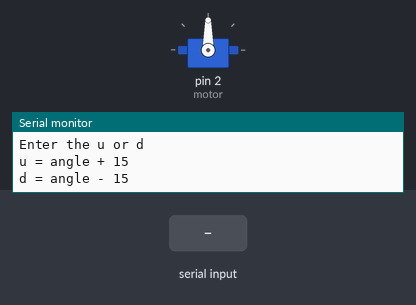
The sketch below on a simulated Arduino Uno, built with avr-gcc and run on an emulated ATmega328P. On the bench: servo, the last lines printed to the serial monitor. The test bench sets the inputs (shaded band).

Above: at 1.2 s.
1.3 s: "u" received over Serial
At 2.6 s:
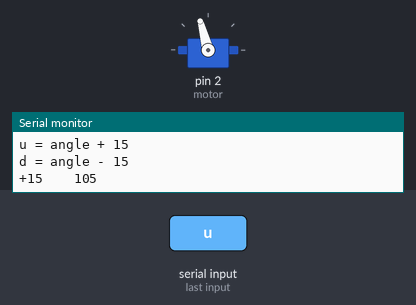
2.9 s: "u" received over Serial
At 3.9 s:
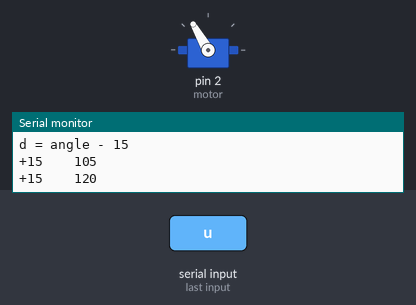
4.5 s: "d" received over Serial
At 5.1 s:
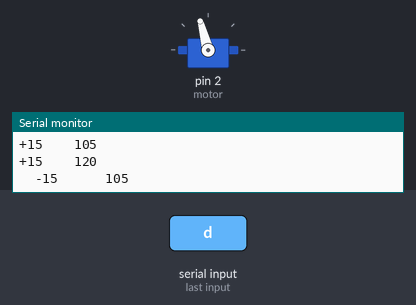
Timing chart, 0 to 7.5 s (numbered marks = the images above; inputs shaded):
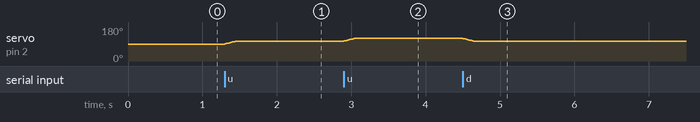

The sketch:

gundam_servo1.ino
```cpp
#include <Servo.h>

Servo servo;

int motor = 2; //32
int angle = 90;

void setup() {
  // put your setup code here, to run once:
  servo.attach(motor);
  Serial.begin(9600);

  Serial.println("Enter the u or d");
  Serial.println("u = angle + 15");
  Serial.println("d = angle - 15\n");

}

void loop() {
  // put your main code here, to run repeatedly:

  if(Serial.available())
  {
    char input = Serial.read();

    if(input == 'u')
    {
      Serial.print("+15");
      for(int i=0;i<15;i++){
        angle = angle + 1;
        if(angle >=180){angle = 180;}
        servo.write(angle);
        delay(10);
      }
      Serial.print("\t\t");
      Serial.println(angle);
    }
    else if(input == 'd')
    {
      Serial.print("\t-15\t");
      for(int i=0;i<15;i++){
        angle = angle - 1;
        if(angle <=0){angle = 0;}
        servo.write(angle);
        delay(10);
      }
      Serial.print("\t\t");
      Serial.println(angle);
    }
    else{
      Serial.println("wrong character");
    }

  }

}
```

Measured:
- after the input at 1.3 s, servo on pin 2 (motor): 90° → 105° at once
- after the input at 2.9 s, servo on pin 2 (motor): 105° → 120° at once
- after the input at 4.5 s, servo on pin 2 (motor): 120° → 105° at once
